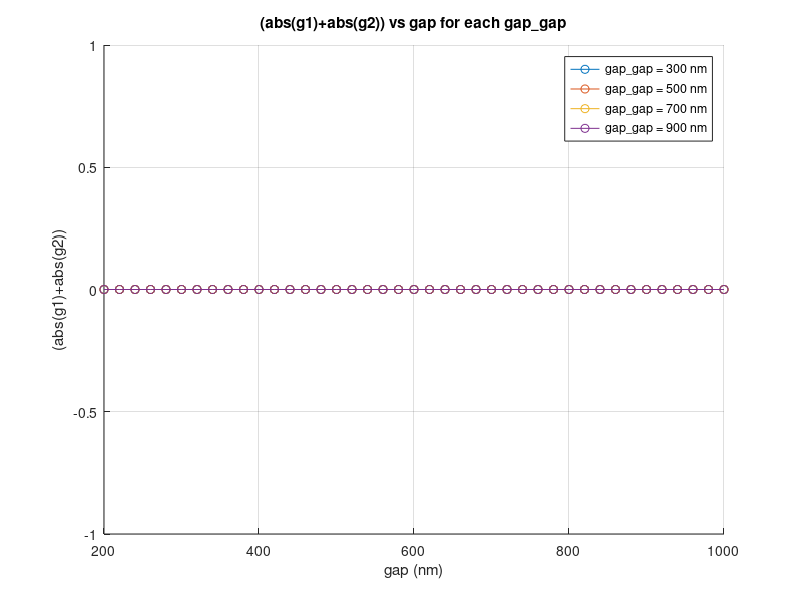
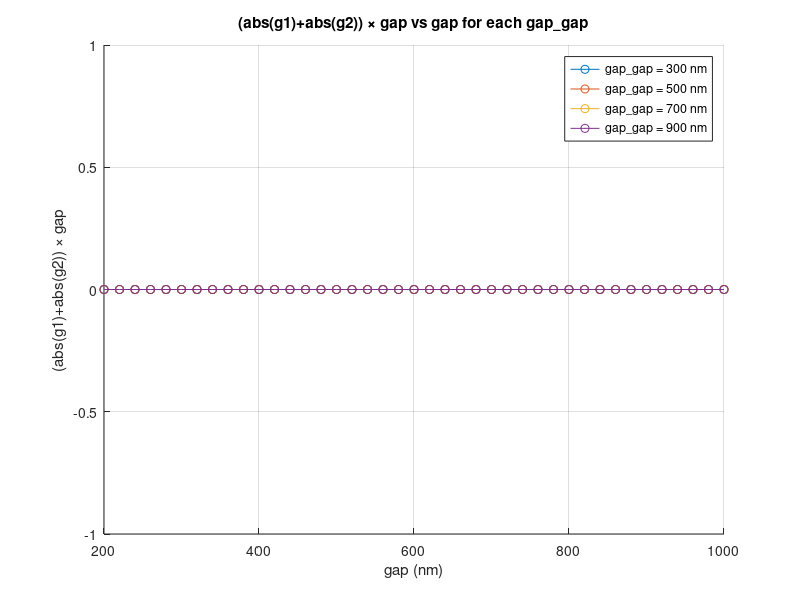

Reproduce these figures in MATLAB, in order.
%% スクリプトの概要
%  既存コード "final_acceleration_gradients_gap_XXX_gapgap_YYY_タイムスタンプ.txt" で出力された
%  テキストファイルを読み込み，
%    1) (abs(g1)+abs(g2)) vs gap for each gap_gap
%    2) (abs(g1)+abs(g2))*gap vs gap for each gap_gap
%  の2種類のグラフをまとめて作成します．

clear; close all; clc;

%% ========================================================================
%  1. 解析対象の gap, gap_gap のリストを定義
%     （既存の最適化実行時と同じパラメータを設定してください）
% =========================================================================
gap_nm_values     = 200:20:1000;  % gap の候補 (nm)
gap_gap_nm_values = [300, 500, 700, 900];  % gap_gap の候補 (nm)

% 出力ファイルが置いてあるフォルダ
output_folder_name = 'result/double_channel_gap_step_20_gapgap_step_200_Jan19';


%% ========================================================================
%  2. データ格納用の配列を作成 (2次元: gap vs gap_gap)
%     - (abs(g1)+abs(g2))
%     - (abs(g1)+abs(g2)) * gap
% =========================================================================
ngap     = length(gap_nm_values);
ngapgap  = length(gap_gap_nm_values);

% 下記2つを格納するための変数を用意しておく
G_abs_sums_2D          = zeros(ngap, ngapgap);  % => (abs(g1)+abs(g2))
G_abs_sums_times_gap_2D = zeros(ngap, ngapgap); % => (abs(g1)+abs(g2)) * gap


%% ========================================================================
%  3. テキストファイルを読み込み，必要な値をパース(解析)して配列に格納
% =========================================================================
for iGap = 1:ngap
    gap_nm = gap_nm_values(iGap);
    
    for jGapGap = 1:ngapgap
        gap_gap_nm = gap_gap_nm_values(jGapGap);
        
        %------------------------------------------------------------------
        % 3-1. ファイル名のパターンを作成
        %      => "final_acceleration_gradients_gap_xxx_gapgap_yyy_*.txt" を想定
        %         (ワイルドカード * でタイムスタンプ部分を吸収）
        %------------------------------------------------------------------
        file_pattern = sprintf('final_acceleration_gradients_gap_%d_gapgap_%d_*.txt', ...
            gap_nm, gap_gap_nm);
        
        % フォルダ内を検索
        file_list = dir(fullfile(output_folder_name, file_pattern));
        if isempty(file_list)
            % 見つからなければスキップ (あるいはWarningなど)
            fprintf('Warning: %s が見つかりませんでした。\n', file_pattern);
            continue;
        end
        
        % 同じ gap, gap_gap で複数ファイルある場合は，とりあえず最初の1つを読む
        target_file = fullfile(output_folder_name, file_list(1).name);
        
        %------------------------------------------------------------------
        % 3-2. ファイルを読み込み，テキスト解析
        %      既存コードの出力例:
        %
        %       G_best (abs): XXXXXX
        %       G1_best (abs): XXXXXX
        %       G2_best (abs): XXXXXX
        %       ...
        %       (abs(g1)+abs(g2))*gap: XXXXXX
        %       abs(g1+g2)*gap: XXXXXX
        %       ...
        %
        %      ここでは (abs(g1)+abs(g2)) と (abs(g1)+abs(g2))*gap が欲しい
        %      既存コードの出力行:
        %         "G1_best (abs): %f"
        %         "G2_best (abs): %f"
        %         "(abs(g1)+abs(g2))*gap: %f"
        %
        %      を正規表現などで取り出す例を示す．
        %------------------------------------------------------------------
        file_text = fileread(target_file);
        
        % 正規表現で "G1_best (abs): 数値" の部分を抜き出す
        tokens_G1 = regexp(file_text, 'G1_best \(abs\): ([0-9e\+\-\.]+)', 'tokens', 'once');
        tokens_G2 = regexp(file_text, 'G2_best \(abs\): ([0-9e\+\-\.]+)', 'tokens', 'once');
        tokens_sum_gap = regexp(file_text, '\(abs\(g1\)\+abs\(g2\)\)\*gap: ([0-9e\+\-\.]+)', 'tokens', 'once');
        
        if isempty(tokens_G1) || isempty(tokens_G2) || isempty(tokens_sum_gap)
            % ファイルの書式が想定と違う場合はスキップやエラーなど
            fprintf('Warning: %s から必要な情報を取得できませんでした。\n', target_file);
            continue;
        end
        
        % 数値に変換
        val_G1_abs = str2double(tokens_G1{1});
        val_G2_abs = str2double(tokens_G2{1});
        val_sum_times_gap = str2double(tokens_sum_gap{1});
        
        % (abs(g1)+abs(g2)) を計算
        val_sum = val_G1_abs + val_G2_abs;
        
        %------------------------------------------------------------------
        % 3-3. 結果を 2次元配列に格納
        %------------------------------------------------------------------
        G_abs_sums_2D(iGap, jGapGap)          = val_sum;
        G_abs_sums_times_gap_2D(iGap, jGapGap) = val_sum_times_gap;  % 既に gap 済みの値
    end
end


%% ========================================================================
%  4. プロット: (abs(g1)+abs(g2)) vs gap for each gap_gap
% ========================================================================
figure('Name','(abs(g1)+abs(g2)) vs gap for each gap\_gap');
hold on; grid on;

for jGapGap = 1:ngapgap
    % gap_nm_values を x 軸にして，
    % G_abs_sums_2D(:, jGapGap) を y 値として折れ線プロット
    plot(gap_nm_values, G_abs_sums_2D(:, jGapGap), '-o', ...
        'DisplayName', sprintf('gap\\_gap = %d nm', gap_gap_nm_values(jGapGap)));
end

xlabel('gap (nm)');
ylabel('(abs(g1)+abs(g2))');
title('(abs(g1)+abs(g2)) vs gap for each gap\_gap');
legend('show');


%% ========================================================================
%  5. プロット: (abs(g1)+abs(g2))*gap vs gap for each gap_gap
%    ※ こちらが「新たに出力したかった」グラフ
% ========================================================================
figure('Name','(abs(g1)+abs(g2))*gap vs gap for each gap\_gap');
hold on; grid on;

for jGapGap = 1:ngapgap
    % gap_nm_values を x 軸にして，
    % G_abs_sums_times_gap_2D(:, jGapGap) を y 値として折れ線プロット
    plot(gap_nm_values, G_abs_sums_times_gap_2D(:, jGapGap), '-o', ...
        'DisplayName', sprintf('gap\\_gap = %d nm', gap_gap_nm_values(jGapGap)));
end

xlabel('gap (nm)');
ylabel('(abs(g1)+abs(g2)) \times gap');
title('(abs(g1)+abs(g2)) \times gap vs gap for each gap\_gap');
legend('show');
